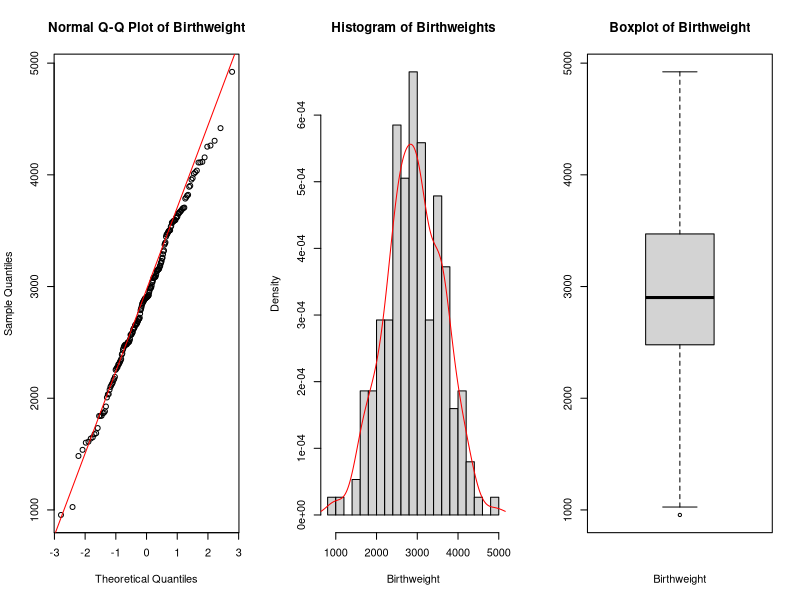
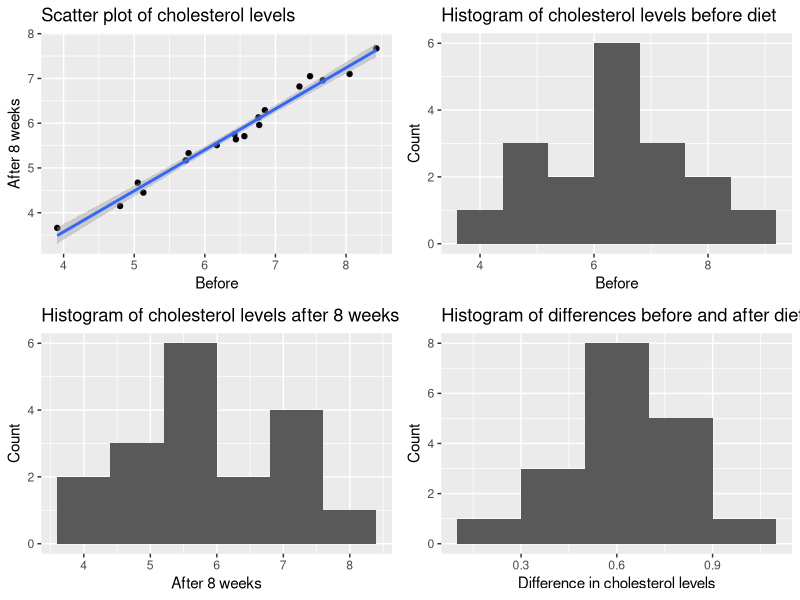
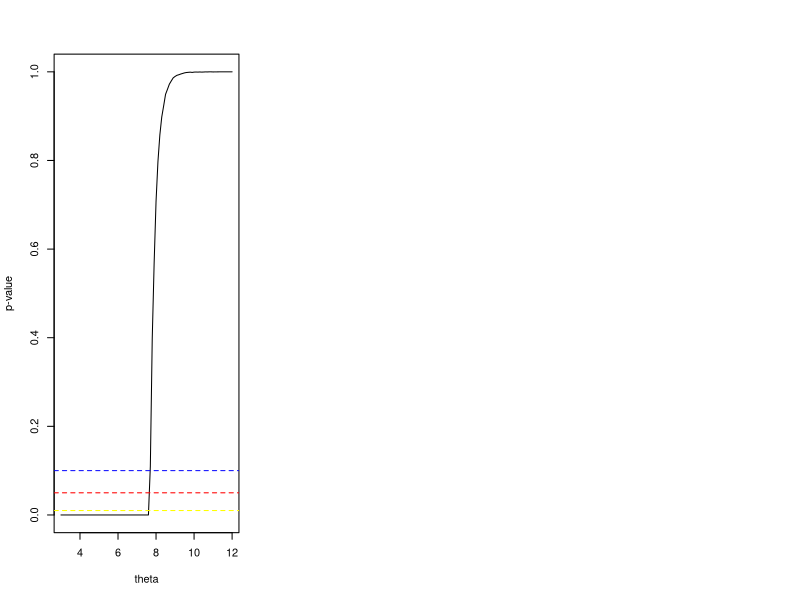
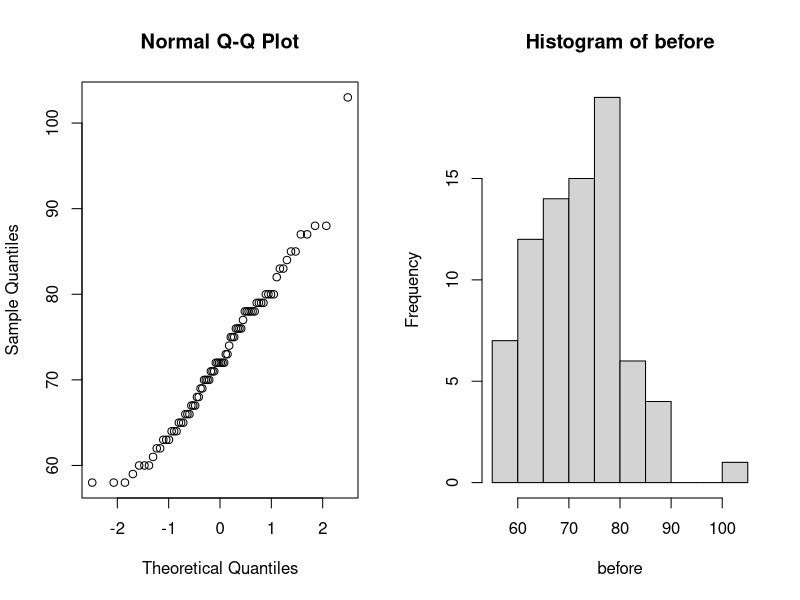
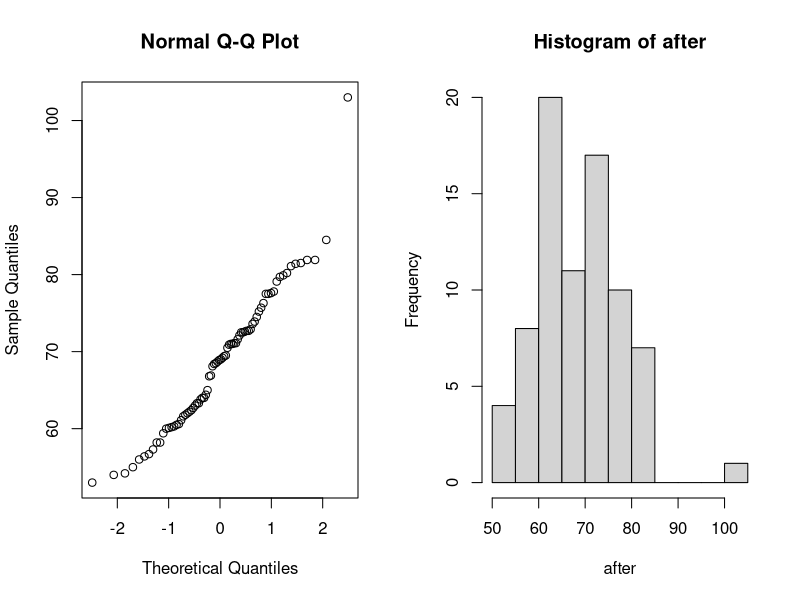
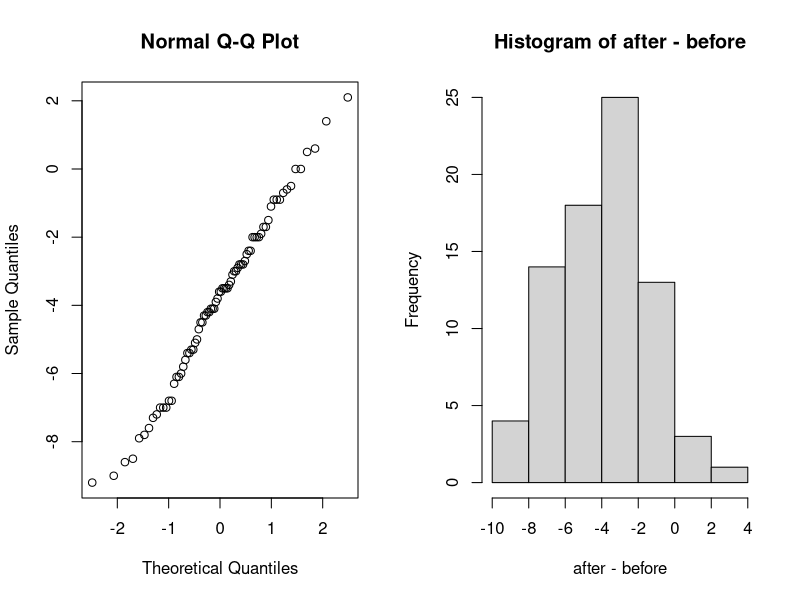
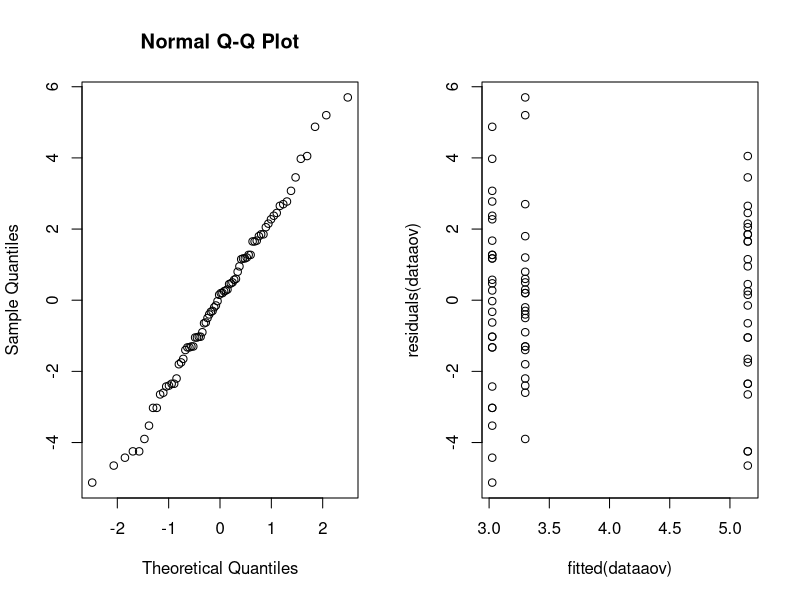
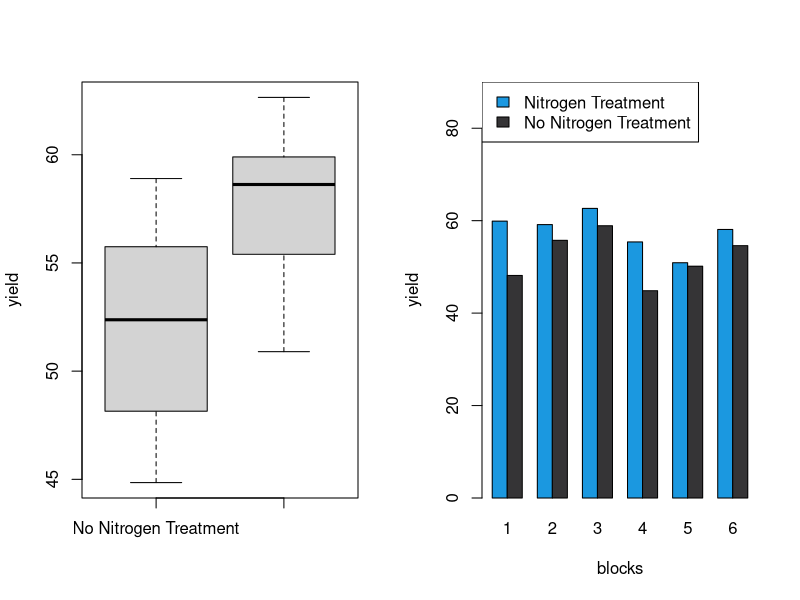

These figures' R source, in order:
## ---- chunk 1
options(digits=3)
## ---- chunk 2
birthweight = read.table(file = "birthweight.txt", header = TRUE)
data= birthweight$birthweight

## ---- chunk 3
par(mfrow=c(1,3))
qqnorm(data, main = "Normal Q-Q Plot of Birthweight")
qqline(data,col=" red ")

# Check for normality with histogram
hist(x = data,breaks=15,main = "Histogram of Birthweights",
     xlab = " Birthweight ",freq = FALSE)
lines(x= density(x= data), col=" red ")

# Check for normality with boxplot
boxplot (data , main =" Boxplot of Birthweight ",
         xlab =" Birthweight ")#horizontal = TRUE)

## ---- chunk 4
shapiro.test(data)
## ---- chunk 5
# construct Confidence Interval
mu <- mean(data)
stnd <-sd(data)
CI <- 0.96
alpha <- 1-CI # Calculate the margin of error for a 95% confidence interval

z <- qnorm(1 - alpha/2) # 98th percentile of standard normal distribution
me <- z * stnd / sqrt(length(data)) # Calculate the margin of error
lower_ci = mu - me # Calculate the confidence interval
upper_ci = mu + me
cat("Confidence Interval: [", lower_ci, ", ", upper_ci, "]", sep = "")
## ---- chunk 6
# construct a bounded 96%-CI for mu(mean)
for (sample_size in 1:1000) {
  lower_bound = mu - z*stnd/sqrt(sample_size); upper_bound = mu + z*stnd/sqrt(sample_size)
  CI_length <- upper_bound - lower_bound
  if (CI_length <= 100) {
    break
  }
}
cat("sample_size",sample_size)
## ---- chunk 7
# Compute a bootstrap 96%-CI for mu and compare it to the above CI.
library(boot)
B <- 1000 # Choose number of bootstrap resamples
boot_data <- boot(data, statistic = function(data, i) mean(data[i]), R = B)
boot_ci <- boot.ci(boot_data, type = "perc", conf = 0.96)
lower_bound_boot_ci <- boot_ci$percent[[4]]
upper_bound_boot_ci <- boot_ci$percent[[5]]
cat("boot_CI Confidence Interval: [",
    lower_bound_boot_ci, ", ",
    upper_bound_boot_ci, "]", sep = "")
## ---- chunk 8
# Verify this claim by using a one side t-test
t.test(data, mu = 2800, alternative = "greater")
## ---- chunk 9
# sign test
binom.test(sum(data > 2800), n=length(data), p = 0.5, alternative = "greater")
## ---- chunk 10
B = 1000; n = 50
psign = numeric(B) # will contain P-values of sign test
pttest = numeric(B) # will contain P-values of T test

for(i in 1:B) {
  x = sample(data, n)
  pttest[i] = t.test(x, mu=2800, alt='greater')[[3]] # extract P-value
  psign[i] = binom.test(sum(x>2800), n, alt='greater')[[3]] # extract P-value
}
power_ttest = sum(pttest<0.05)/B
power_sign = sum(psign<0.05)/B
cat("the powers of the t-test: ", power_ttest, ",
    the powers of the sing test: ",
    power_sign, sep = "")
## ---- chunk 11
# Set the number of samples to take and the lower probability
n_samples = 1000
p_left = 0.25
# Create an empty vector to store the sample probabilities
sample_probabilities = numeric(n_samples)
# Take n_samples samples of size n_samples from the birthweight vector
# Calculate the proportion of samples that have a weight less than 2600 grams
# Store the sample proportion in the sample_probabilities vector
for(i in 1:n_samples){
  sample = sample(data, n_samples, replace = TRUE)
  sample_probabilities[i] = sum(sample < 2600)/n_samples
}
# Calculate the standard deviation of the sample proportions
sample_sd = sd(sample_probabilities)
# Calculate the mean of the sample proportions
p_hat = mean(sample_probabilities)
# margin of error
me = p_hat - p_left
# Calculate the upper confidence interval
p_right = p_hat + me
# Calculate the z-score
z = me / sqrt((p_hat*(1-p_hat))/length(data))
# Calculate the level of significance
alpha = (1 - pnorm(z))*2
# Calculate the confidence level
confidence_level = 1 - alpha

cat("Confidence Interval: [", p_left,
    ", ", p_right, "]",
    "confidence_level: ",
    confidence_level,
    sep = "")
## ---- chunk 12
male_means = c()
female_means = c()

for (i in 1:1000) {
  # Select 34 males and 28 females with birthweight < 2600 g
  male_2600 = sample(data< 2600, 34); female_2600 = sample(data[data < 2600], 28)
   # Select 61 males and 65 females with birthweight >= 2600 g
  male_others = sample(data[data >= 2600], 61); female_others = sample(data[data >= 2600], 65)
   # Combine the selected males and females with birthweight < 2600 g
  males = c(male_2600, male_others); females = c(female_2600, female_others)
  # Calculate the mean birthweight for males and females
  male_means = c(male_means, mean(males)); female_means = c(female_means, mean(females))
}
# Calculate the mean of the sample means for males and females
mean(male_means); mean(female_means)
# Perform a two-sample t-test assuming unequal variances
t.test(male_means, female_means)
## ---- chunk 13
#library('tidyverse')
cholesterol <- read.table("cholesterol.txt", header = TRUE)

library(ggplot2)

summary(cholesterol)

shapiro.test(cholesterol$Before) # accept null, data is normal

shapiro.test(cholesterol$After8weeks) # accept null, data is normal
# checking difference
diff <- cholesterol$Before - cholesterol$After8weeks
shapiro.test(diff) # accept null, data is normal
cor(cholesterol$Before, cholesterol$After8weeks)
## ---- chunk 14
# Regression the 2 variables are highly correlated
regplot <- ggplot(cholesterol, aes(x = Before, y = After8weeks)) +
  geom_point() +
  geom_smooth(method = "lm") +
  labs(x = "Before", y = "After 8 weeks", title = "Scatter plot of cholesterol levels")

# creating histograms
hist1 <- ggplot(cholesterol, aes(x = Before)) +
  geom_histogram(binwidth = 0.8) +
  labs(x = "Before",
       y = "Count",
       title = "Histogram of cholesterol levels before diet")



hist2 <- ggplot(cholesterol, aes(x = After8weeks)) +
  geom_histogram(binwidth = 0.8) +
  labs(x = "After 8 weeks",
       y = "Count",
       title = "Histogram of cholesterol levels after 8 weeks on diet")

hist3 <- ggplot(cholesterol, aes(x = Before - After8weeks)) +
  geom_histogram(binwidth = 0.2) +
  labs(
    x = "Difference in cholesterol levels",
       y = "Count",
       title = "Histogram of differences before and after diet")


## ---- chunk 15
#install.packages("gridExtra")
require(gridExtra)
#par(mfrow=c(1,4))
grid.arrange(regplot, hist1, hist2, hist3, ncol=2)
## ---- chunk 16
wilcox.test(cholesterol$Before, cholesterol$After8weeks, paired = TRUE)
#strong evidence to suggest that the margarine diet #had an effect on cholesterol levels.
## ---- chunk 17
theta_hat <- 2*mean(cholesterol$After8weeks) - 3 # Calculate estimate for theta
sigma <- sqrt((theta_hat-3)^2/12)

n <- length(cholesterol$After8weeks)
z <- qnorm(0.975)

lower <- theta_hat - z*(sigma/sqrt(n))
upper <- theta_hat + z*(sigma/sqrt(n))
c(lower, upper) #confidence interval

## ---- chunk 18
after = cholesterol$After8weeks
T <- function(x) max(x) # Define the test statistic function
theta_vals <- seq(3, 12, by = 0.1) # Set up the range of theta values to test

# Create a vector to store the p-values for each theta value
p_vals <- rep(NA, length(theta_vals))

# Perform the bootstrap test for each theta value
for (i in seq_along(theta_vals)) {
  # Generate bootstrap samples
  boot_samples <- replicate(10000, runif(18, min = 3, max = theta_vals[i]))
  # Calculate test statistics for bootstrap samples
  boot_t <- apply(boot_samples, 2, T)
  # Calculate p-value
  p_vals[i] <- mean(boot_t >= max(after))
}

# Plot the p-values as a function of theta
plot(theta_vals, p_vals, type = "l", xlab = "theta", ylab = "p-value")
abline(h = 0.01, col = "yellow", lty = 2)
abline(h = 0.05, col = "red", lty = 2)
abline(h = 0.1, col = "blue", lty = 2)


## ---- chunk 19

# Median test
binom.test(sum(cholesterol$After8weeks<6),length(cholesterol$After8weeks),p=0.5,alt="less")

binom.test(sum(cholesterol$After8weeks < 4.5), length(cholesterol$After8weeks), p = 0.25, alternative = "less", conf.level = 0.95)


## ---- chunk 20
data = read.table(file = "diet.txt", header = TRUE)
data$weight.lost=data$preweight-data$weight6weeks
## ---- chunk 21
before=data$preweight;after=data$weight6weeks
par(mfrow=c(1,2))

qqnorm(before)
hist(before)
qqnorm(after)
hist(after)
qqnorm(after-before)
hist(after-before)
t.test(before,after,paired=TRUE)
## ---- chunk 22
data$diet=factor(data$diet)
dataaov=lm(weight.lost~diet,data=data)
anova(dataaov)
## ---- chunk 23
par(mfrow=c(1,2)); qqnorm(residuals(dataaov))
plot(fitted(dataaov),residuals(dataaov))
## ---- chunk 24

summary(dataaov)

## ---- chunk 25
genderaov=lm(weight.lost~gender*diet,data=data)  
anova(genderaov)
## ---- chunk 26
preddata=data.frame(diet=c("1","2","3"))
predict(dataaov,preddata)


## ---- chunk 27
#install.packages('MASS')
library(MASS)
data(npk)
## ---- chunk 28
#Create a matrix of random plots
random_plots_matrix <- cbind(rep(1:24),rep(1:6, each = 4),
                             replicate(3, c(replicate(6, sample(c(1,1,0,0))))))
#Convert the matrix to a data frame
data_frame <- data.frame(random_plots_matrix)
#Set column names
header <- c("plot", "block", "N", "P", "K")
colnames(data_frame) <- header
#View the resulting data frame
head(data_frame)
## ---- chunk 29
par(mfrow=c(1,2))
# Subset the data to only include nitrogen treatment
npk_nitrogen  <- npk[npk$N == 1,]
# Calculate the average yield per block for nitrogen treatment
nitrogen_avg_yield  <- aggregate(yield ~ block, data = npk_nitrogen, FUN = mean)
# Subset the data to only include plots without nitrogen treatment
npk_no_nitrogen  <- npk[npk$N == 0,]
# Calculate the average yield per block for plots without nitrogen
#treatment
no_nitrogen_avg_yield  <- aggregate(yield ~ block, data = npk_no_nitrogen, FUN = mean)
# Make a boxplot comparing the average yield per block for nitrogen and no nitrogen
#treatments
boxplot(no_nitrogen_avg_yield$yield, nitrogen_avg_yield$yield,
        names = c("No Nitrogen Treatment", "Nitrogen Treatment"), ylab = "yield")
#legend("topleft", legend = c("Nitrogen Treatment", "No Nitrogen Treatment"))


avg_yield <- apply(cbind(nitrogen_avg_yield[[2]], no_nitrogen_avg_yield[[2]]),
                   1,
                   function(x) unname(unlist(x)))
rownames(avg_yield)<- c("nitrogen_avg_yield","no_nitrogen_avg_yield")

barplot(avg_yield, col = c("#1b98e0", "#353436"),beside = TRUE,
        xlab="blocks",ylab = "yield", ylim=c(0,90),
        names.arg=c("1", "2", "3", "4", "5", "6"))

legend("topleft", legend = c("Nitrogen Treatment", "No Nitrogen Treatment"),
       fill =c("#1b98e0", "#353436"))

## ---- chunk 30
par(mfrow=c(1,2))
# Check for normality with histogram
hist(x = npk$yield , breaks=7 ,main = "Histogram of yield",
     xlab = " yield ",freq = FALSE)
lines(x= density(x= npk$yield), col=" red ")

qqnorm(npk$yield)
qqline(npk$yield)

# Check for normality with boxplot
plot(yield ~ block + factor(N), data = npk)
# Shapiro-Wilk test
shapiro.test(npk$yield)

## ---- chunk 31
twoANOVA <- aov(yield ~ block * factor(N), data = npk)
summary(twoANOVA)
## ---- chunk 32
model1 = lm(yield ~ N:block + P + K,data=npk)
model2 = lm(yield ~ P:block + N + K,data=npk)
model3 = lm(yield ~ K:block + P + N,data=npk)

print('model 1: ')
anova(model1)
print('model 2: ')
anova(model2)
print('model 3: ')
anova(model3)


model_add = lm(yield ~ N+P+K+block, data=npk)
print('model all sum: ')
anova(model_add)


## ---- chunk 33
library(lme4)

npklmer= lmer(yield~N+(1|block), REML=FALSE, data=npk)
npklmer2=lmer(yield~(1|block), REML=FALSE, data=npk)
npkmaov=anova(npklmer2, npklmer)
npkmaov
